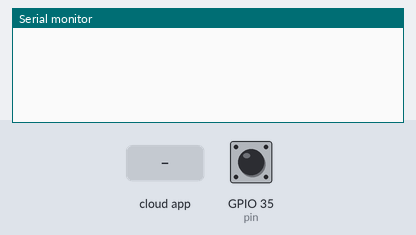
The sketch below on a simulated ESP32. On the bench: the last lines printed to the serial monitor. Inputs (shaded band) come from the test bench; at power-on: GPIO 35 (pin) LOW. WiFi joins after 1.5 s; servers stay silent unless stated; the Firebase database answers and starts empty.

Above: at 3.2 s.
3.3 s: the phone or cloud app sets test to 1
At 13.4 s:
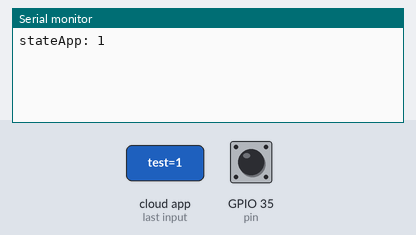
15.1 s: GPIO 35 (pin) pulsed HIGH 2 times (0.12 s each, 0.3 s apart)
At 16.5 s:
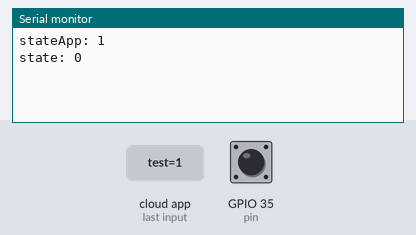

The sketch:

test_sw.ino
```cpp
#include <WiFi.h>
#include <FirebaseESP32.h>
#include <BlynkSimpleEsp32.h>

BlynkTimer timer;

const char* ssid = "IOT";
const char* password = "20212021";

#define FIREBASE_HOST "mushroom-dd474-default-rtdb.asia-southeast1.firebasedatabase.app/"
#define FIREBASE_AUTH "qCkGoGwGi0jmW0xqgQx6dM1fif9x7BT8Q9IWd21U"
FirebaseData firebaseData;

const int pin = 35;
int currenbuttonstate = LOW;
int previousbuttonstate = LOW;
int istate = 0;

void setup() {
  // put your setup code here, to run once:
  Serial.begin(115200);
  pinMode(pin, INPUT);
  WiFi.mode(WIFI_STA);
  WiFi.begin(ssid, password);
  while (WiFi.status() != WL_CONNECTED) {
    delay(1000);
  }
  Firebase.begin(FIREBASE_HOST, FIREBASE_AUTH);
  Firebase.reconnectWiFi(true);

  timer.setInterval(10000L, get_firebase);
}

void loop() {
  timer.run();
  // put your main code here, to run repeatedly:
  currenbuttonstate = digitalRead(pin);
  if (currenbuttonstate != previousbuttonstate && previousbuttonstate == HIGH) {
    istate = !istate;
    Firebase.setInt(firebaseData, "test", istate);
    Serial.print("state: ");
    Serial.print(istate);
    Serial.println();
    delay(500);
  }
  previousbuttonstate = currenbuttonstate;
}

void get_firebase() {
   if (Firebase.getInt(firebaseData, "test")) {
    if (firebaseData.dataType() == "int") {
      int s = firebaseData.intData();
      istate = s;
      Serial.print("stateApp: ");
      Serial.print(istate);
      Serial.println();
    }
  }
}
```

Measured:
- after the input at 3.3 s, the serial monitor: prints a new line after 8.9 s (image 1)
- after the input at 15.1 s, the serial monitor: prints a new line after 0.27 s (image 2)
